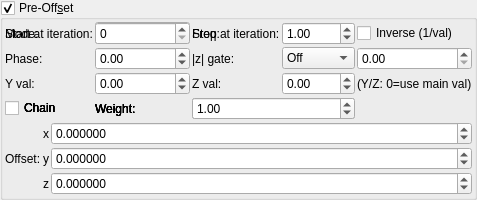
    <widget class="MyGroupBox" name="groupCheck_transf_function_enabledD_false">
     <property name="title">
      <string>Pre-Off&amp;set</string>
     </property>
     <property name="checkable">
      <bool>true</bool>
     </property>
     <layout class="QVBoxLayout" name="verticalLayout_11" stretch="0,0">
      <property name="spacing">
       <number>2</number>
      </property>
      <property name="leftMargin">
       <number>2</number>
      </property>
      <property name="topMargin">
       <number>2</number>
      </property>
      <property name="rightMargin">
       <number>2</number>
      </property>
      <property name="bottomMargin">
       <number>2</number>
      </property>
      <item>
       <layout class="QGridLayout" name="gridLayout_65">
        <property name="spacing">
         <number>2</number>
        </property>
        <item row="1" column="2">
         <widget class="QLabel" name="label_250">
          <property name="text">
           <string>Stop at iteration:</string>
          </property>
         </widget>
        </item>
        <item row="1" column="3">
         <widget class="MySpinBox" name="spinboxInt_transf_stop_iterations_D">
          <property name="sizePolicy">
           <sizepolicy hsizetype="Minimum" vsizetype="Maximum">
            <horstretch>0</horstretch>
            <verstretch>0</verstretch>
           </sizepolicy>
          </property>
          <property name="maximum">
           <number>999</number>
          </property>
         </widget>
        </item>
      <item row="1" column="0">
       <widget class="QLabel"><property name="text"><string>Mode:</string></property></widget>
      </item>
      <item row="1" column="1">
       <widget class="MyComboBox" name="comboBox_transf_multiplier_value_mode_3">
        <item><property name="text"><string notr="true">Constant</string></property></item>
        <item><property name="text"><string notr="true">Sine</string></property></item>
        <item><property name="text"><string notr="true">Ramp</string></property></item>
        <item><property name="text"><string notr="true">Exponential</string></property></item>
        <item><property name="text"><string notr="true">Triangle</string></property></item>
        <item><property name="text"><string notr="true">Square</string></property></item>
        <item><property name="text"><string notr="true">Smoothstep</string></property></item>
        <item><property name="text"><string notr="true">Noise</string></property></item>
        <item><property name="text"><string notr="true">Ping-pong</string></property></item>
        <item><property name="text"><string notr="true">Stepped</string></property></item>
       </widget>
      </item>
      <item row="1" column="2">
       <widget class="QLabel"><property name="text"><string>Freq:</string></property></widget>
      </item>
      <item row="1" column="3">
       <widget class="MyDoubleSpinBox" name="spinbox_transf_multiplier_frequency_3">
        <property name="minimum"><double>0.01</double></property><property name="maximum"><double>100.0</double></property>
        <property name="singleStep"><double>0.1</double></property><property name="value"><double>1.0</double></property>
       </widget>
      </item>
      <item row="1" column="4" colspan="2">
       <widget class="MyCheckBox" name="checkBox_transf_multiplier_inverse_3">
        <property name="text"><string>Inverse (1/val)</string></property>
       </widget>
      </item>
      <item row="2" column="0">
       <widget class="QLabel"><property name="text"><string>Phase:</string></property></widget>
      </item>
      <item row="2" column="1">
       <widget class="MyDoubleSpinBox" name="spinbox_transf_multiplier_phase_3">
        <property name="minimum"><double>-10.0</double></property><property name="maximum"><double>10.0</double></property>
        <property name="singleStep"><double>0.1</double></property><property name="value"><double>0.0</double></property>
       </widget>
      </item>
      <item row="2" column="2">
       <widget class="QLabel"><property name="text"><string>|z| gate:</string></property></widget>
      </item>
      <item row="2" column="3">
       <widget class="MyComboBox" name="comboBox_transf_multiplier_threshold_mode_3">
        <item><property name="text"><string notr="true">Off</string></property></item>
        <item><property name="text"><string notr="true">&gt; thresh</string></property></item>
        <item><property name="text"><string notr="true">&lt; thresh</string></property></item>
       </widget>
      </item>
      <item row="2" column="4" colspan="2">
       <widget class="MyDoubleSpinBox" name="spinbox_transf_multiplier_threshold_3">
        <property name="minimum"><double>0.0</double></property><property name="maximum"><double>1000.0</double></property>
        <property name="singleStep"><double>0.1</double></property><property name="value"><double>0.0</double></property>
       </widget>
      </item>
      <item row="3" column="0">
       <widget class="QLabel"><property name="text"><string>Y val:</string></property></widget>
      </item>
      <item row="3" column="1">
       <widget class="MyDoubleSpinBox" name="spinbox_transf_multiplier_scale_y_3">
        <property name="minimum"><double>-100.0</double></property><property name="maximum"><double>100.0</double></property>
        <property name="singleStep"><double>0.01</double></property><property name="value"><double>0.0</double></property>
       </widget>
      </item>
      <item row="3" column="2">
       <widget class="QLabel"><property name="text"><string>Z val:</string></property></widget>
      </item>
      <item row="3" column="3">
       <widget class="MyDoubleSpinBox" name="spinbox_transf_multiplier_scale_z_3">
        <property name="minimum"><double>-100.0</double></property><property name="maximum"><double>100.0</double></property>
        <property name="singleStep"><double>0.01</double></property><property name="value"><double>0.0</double></property>
       </widget>
      </item>
      <item row="3" column="4" colspan="2">
       <widget class="QLabel"><property name="text"><string notr="true">(Y/Z: 0=use main val)</string></property></widget>
      </item>
      <item row="4" column="0">
       <widget class="MyCheckBox" name="checkBox_transf_multiplier_chain_5">
        <property name="text"><string>Chain</string></property>
       </widget>
      </item>
      <item row="4" column="1">
       <widget class="QLabel"><property name="text"><string>Weight:</string></property></widget>
      </item>
      <item row="4" column="2" colspan="2">
       <widget class="MyDoubleSpinBox" name="spinbox_transf_multiplier_weight_5">
        <property name="minimum"><double>0.0</double></property><property name="maximum"><double>10.0</double></property>
        <property name="singleStep"><double>0.1</double></property><property name="value"><double>1.0</double></property>
       </widget>
      </item>
      <item row="4" column="0">
       <widget class="MyCheckBox" name="checkBox_transf_multiplier_chain_4">
        <property name="text"><string>Chain</string></property>
       </widget>
      </item>
      <item row="4" column="1">
       <widget class="QLabel"><property name="text"><string>Weight:</string></property></widget>
      </item>
      <item row="4" column="2" colspan="2">
       <widget class="MyDoubleSpinBox" name="spinbox_transf_multiplier_weight_4">
        <property name="minimum"><double>0.0</double></property><property name="maximum"><double>10.0</double></property>
        <property name="singleStep"><double>0.1</double></property><property name="value"><double>1.0</double></property>
       </widget>
      </item>
      <item row="4" column="0">
       <widget class="MyCheckBox" name="checkBox_transf_multiplier_chain_3">
        <property name="text"><string>Chain</string></property>
       </widget>
      </item>
      <item row="4" column="1">
       <widget class="QLabel"><property name="text"><string>Weight:</string></property></widget>
      </item>
      <item row="4" column="2" colspan="2">
       <widget class="MyDoubleSpinBox" name="spinbox_transf_multiplier_weight_3">
        <property name="minimum"><double>0.0</double></property><property name="maximum"><double>10.0</double></property>
        <property name="singleStep"><double>0.1</double></property><property name="value"><double>1.0</double></property>
       </widget>
      </item>
      <item row="4" column="0">
       <widget class="MyCheckBox" name="checkBox_transf_multiplier_chain_2">
        <property name="text"><string>Chain</string></property>
       </widget>
      </item>
      <item row="4" column="1">
       <widget class="QLabel"><property name="text"><string>Weight:</string></property></widget>
      </item>
      <item row="4" column="2" colspan="2">
       <widget class="MyDoubleSpinBox" name="spinbox_transf_multiplier_weight_2">
        <property name="minimum"><double>0.0</double></property><property name="maximum"><double>10.0</double></property>
        <property name="singleStep"><double>0.1</double></property><property name="value"><double>1.0</double></property>
       </widget>
      </item>
      <item row="4" column="0">
       <widget class="MyCheckBox" name="checkBox_transf_multiplier_chain_1">
        <property name="text"><string>Chain</string></property>
       </widget>
      </item>
      <item row="4" column="1">
       <widget class="QLabel"><property name="text"><string>Weight:</string></property></widget>
      </item>
      <item row="4" column="2" colspan="2">
       <widget class="MyDoubleSpinBox" name="spinbox_transf_multiplier_weight_1">
        <property name="minimum"><double>0.0</double></property><property name="maximum"><double>10.0</double></property>
        <property name="singleStep"><double>0.1</double></property><property name="value"><double>1.0</double></property>
       </widget>
      </item>
        <item row="1" column="1">
         <widget class="MySpinBox" name="spinboxInt_transf_start_iterations_D">
          <property name="sizePolicy">
           <sizepolicy hsizetype="Minimum" vsizetype="Maximum">
            <horstretch>0</horstretch>
            <verstretch>0</verstretch>
           </sizepolicy>
          </property>
          <property name="maximum">
           <number>999</number>
          </property>
         </widget>
        </item>
        <item row="1" column="0">
         <widget class="QLabel" name="label_251">
          <property name="text">
           <string>Start at iteration:</string>
          </property>
         </widget>
        </item>
       </layout>
      </item>
      <item>
       <layout class="QGridLayout" name="gridLayout_64" columnstretch="0,0,0,1">
        <property name="spacing">
         <number>2</number>
        </property>
        <item row="0" column="2">
         <widget class="QLabel" name="label_119">
          <property name="text">
           <string notr="true">x</string>
          </property>
         </widget>
        </item>
        <item row="1" column="3">
         <widget class="MyDoubleSpinBox" name="spinbox3_transf_offsetA_000_y">
          <property name="sizePolicy">
           <sizepolicy hsizetype="Minimum" vsizetype="Maximum">
            <horstretch>0</horstretch>
            <verstretch>0</verstretch>
           </sizepolicy>
          </property>
          <property name="prefix">
           <string/>
          </property>
          <property name="suffix">
           <string/>
          </property>
          <property name="decimals">
           <number>6</number>
          </property>
          <property name="minimum">
           <double>-99.989999999999995</double>
          </property>
          <property name="maximum">
           <double>99.989999999999995</double>
          </property>
          <property name="singleStep">
           <double>0.100000000000000</double>
          </property>
         </widget>
        </item>
        <item row="1" column="1">
         <widget class="QLabel" name="label_256">
          <property name="text">
           <string>Offset:</string>
          </property>
         </widget>
        </item>
        <item row="2" column="2">
         <widget class="QLabel" name="label_120">
          <property name="text">
           <string notr="true">z</string>
          </property>
         </widget>
        </item>
        <item row="1" column="2">
         <widget class="QLabel" name="label_114">
          <property name="text">
           <string notr="true">y</string>
          </property>
         </widget>
        </item>
        <item row="0" column="3">
         <widget class="MyDoubleSpinBox" name="spinbox3_transf_offsetA_000_x">
          <property name="sizePolicy">
           <sizepolicy hsizetype="Minimum" vsizetype="Maximum">
            <horstretch>0</horstretch>
            <verstretch>0</verstretch>
           </sizepolicy>
          </property>
          <property name="prefix">
           <string/>
          </property>
          <property name="suffix">
           <string/>
          </property>
          <property name="decimals">
           <number>6</number>
          </property>
          <property name="minimum">
           <double>-99.989999999999995</double>
          </property>
          <property name="maximum">
           <double>99.989999999999995</double>
          </property>
          <property name="singleStep">
           <double>0.100000000000000</double>
          </property>
         </widget>
        </item>
        <item row="2" column="3">
         <widget class="MyDoubleSpinBox" name="spinbox3_transf_offsetA_000_z">
          <property name="sizePolicy">
           <sizepolicy hsizetype="Minimum" vsizetype="Maximum">
            <horstretch>0</horstretch>
            <verstretch>0</verstretch>
           </sizepolicy>
          </property>
          <property name="prefix">
           <string/>
          </property>
          <property name="suffix">
           <string/>
          </property>
          <property name="decimals">
           <number>6</number>
          </property>
          <property name="minimum">
           <double>-99.989999999999995</double>
          </property>
          <property name="maximum">
           <double>99.989999999999995</double>
          </property>
          <property name="singleStep">
           <double>0.100000000000000</double>
          </property>
         </widget>
        </item>
       </layout>
      </item>
     </layout>
    </widget>
